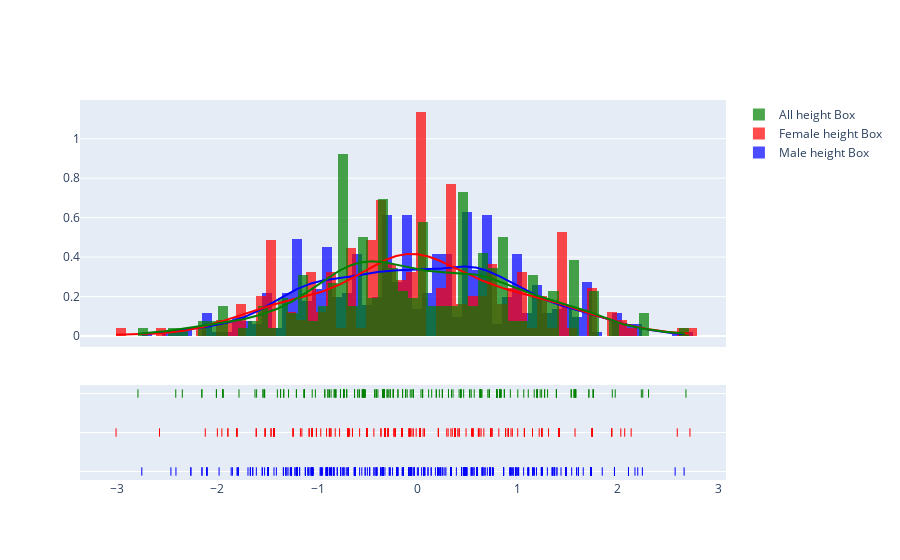

Write notebook code for a chart like this one.
### Code cell
# Power Transformation
# Box-Cox - only positive values
# Yeo-Johnson - positibe + negative values
box_hgt = power_transform(np.array(df.hgt).reshape(-1, 1), method='box-cox')
box_male_hgt = power_transform(np.array(df[df.sex == 1].hgt).reshape(-1, 1), method='box-cox')
box_female_hgt = power_transform(np.array(df[df.sex == 0].hgt).reshape(-1, 1), method='box-cox')

fig = ff.create_distplot(hist_data=[box_hgt.flatten(),
                                    box_male_hgt.flatten(),
                                    box_female_hgt.flatten()],
                         group_labels=['Male height Box', 'Female height Box', 'All height Box'],
                         colors=['blue', 'red', 'green'],
                         bin_size=0.1, show_rug=True)
fig.show()

### Figure 1 — Plotly figure (JSON) as saved in the notebook; plotly's stock layout.template omitted (floating-point values rounded to 4 significant figures; data arrays with more than 128 entries replaced by an {"elided": "..."} marker saying what was removed)
{"data": [{"autobinx": false, "histnorm": "probability density", "legendgroup": "Male height Box", "marker": {"color": "blue"}, "name": "Male height Box", "opacity": 0.7, "type": "histogram", "x": {"elided": "507 float values"}, "xaxis": "x", "xbins": {"end": 2.66, "size": 0.1, "start": -2.756}, "yaxis": "y"}, {"autobinx": false, "histnorm": "probability density", "legendgroup": "Female height Box", "marker": {"color": "red"}, "name": "Female height Box", "opacity": 0.7, "type": "histogram", "x": {"elided": "247 float values"}, "xaxis": "x", "xbins": {"end": 2.719, "size": 0.1, "start": -3.013}, "yaxis": "y"}, {"autobinx": false, "histnorm": "probability density", "legendgroup": "All height Box", "marker": {"color": "green"}, "name": "All height Box", "opacity": 0.7, "type": "histogram", "x": {"elided": "260 float values"}, "xaxis": "x", "xbins": {"end": 2.679, "size": 0.1, "start": -2.794}, "yaxis": "y"}, {"legendgroup": "Male height Box", "marker": {"color": "blue"}, "mode": "lines", "name": "Male height Box", "showlegend": false, "type": "scatter", "x": {"elided": "500 float values"}, "xaxis": "x", "y": {"elided": "500 float values"}, "yaxis": "y"}, {"legendgroup": "Female height Box", "marker": {"color": "red"}, "mode": "lines", "name": "Female height Box", "showlegend": false, "type": "scatter", "x": {"elided": "500 float values"}, "xaxis": "x", "y": {"elided": "500 float values"}, "yaxis": "y"}, {"legendgroup": "All height Box", "marker": {"color": "green"}, "mode": "lines", "name": "All height Box", "showlegend": false, "type": "scatter", "x": {"elided": "500 float values"}, "xaxis": "x", "y": {"elided": "500 float values"}, "yaxis": "y"}, {"legendgroup": "Male height Box", "marker": {"color": "blue", "symbol": "line-ns-open"}, "mode": "markers", "name": "Male height Box", "showlegend": false, "type": "scatter", "x": {"elided": "507 float values"}, "xaxis": "x", "y": {"elided": "507 str values"}, "yaxis": "y2"}, {"legendgroup": "Female height Box", "marker": {"color": "red", "symbol": "line-ns-open"}, "mode": "markers", "name": "Female height Box", "showlegend": false, "type": "scatter", "x": {"elided": "247 float values"}, "xaxis": "x", "y": {"elided": "247 str values"}, "yaxis": "y2"}, {"legendgroup": "All height Box", "marker": {"color": "green", "symbol": "line-ns-open"}, "mode": "markers", "name": "All height Box", "showlegend": false, "type": "scatter", "x": {"elided": "260 float values"}, "xaxis": "x", "y": {"elided": "260 str values"}, "yaxis": "y2"}], "layout": {"barmode": "overlay", "hovermode": "closest", "legend": {"traceorder": "reversed"}, "xaxis": {"anchor": "y2", "domain": [0, 1], "zeroline": false}, "yaxis": {"anchor": "free", "domain": [0.35, 1], "position": 0}, "yaxis2": {"anchor": "x", "domain": [0, 0.25], "dtick": 1, "showticklabels": false}}}
